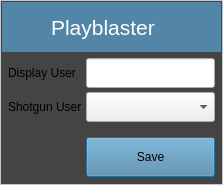
<?xml version="1.0" encoding="UTF-8"?>
<ui version="4.0">
 <class>Dialog</class>
 <widget class="QDialog" name="Dialog">
  <property name="geometry">
   <rect>
    <x>0</x>
    <y>0</y>
    <width>223</width>
    <height>185</height>
   </rect>
  </property>
  <property name="mouseTracking">
   <bool>true</bool>
  </property>
  <property name="windowTitle">
   <string>Playblaster Settings</string>
  </property>
  <property name="styleSheet">
   <string notr="true"/>
  </property>
  <layout class="QGridLayout" name="gridLayout_3">
   <property name="margin">
    <number>0</number>
   </property>
   <property name="spacing">
    <number>0</number>
   </property>
   <item row="0" column="0">
    <widget class="QFrame" name="windowMain">
     <property name="styleSheet">
      <string notr="true">QFrame {
    background-color:#444444;
	border-style: solid; 
	border: 1px solid #c5c7ca; 
	border-radius: 0px; 
}
</string>
     </property>
     <property name="frameShape">
      <enum>QFrame::StyledPanel</enum>
     </property>
     <property name="frameShadow">
      <enum>QFrame::Raised</enum>
     </property>
     <layout class="QGridLayout" name="gridLayout_12">
      <property name="margin">
       <number>1</number>
      </property>
      <property name="spacing">
       <number>0</number>
      </property>
      <item row="0" column="0">
       <widget class="QFrame" name="windowHeader">
        <property name="minimumSize">
         <size>
          <width>0</width>
          <height>50</height>
         </size>
        </property>
        <property name="maximumSize">
         <size>
          <width>16777215</width>
          <height>50</height>
         </size>
        </property>
        <property name="styleSheet">
         <string notr="true">QFrame {
    background-color:#5285a6;
    color: #FFFFFF;
	border: 0px; 
}
</string>
        </property>
        <property name="frameShape">
         <enum>QFrame::NoFrame</enum>
        </property>
        <property name="frameShadow">
         <enum>QFrame::Raised</enum>
        </property>
        <property name="lineWidth">
         <number>0</number>
        </property>
        <layout class="QGridLayout">
         <property name="margin">
          <number>5</number>
         </property>
         <property name="spacing">
          <number>4</number>
         </property>
         <item row="0" column="0">
          <widget class="QLabel" name="label_3">
           <property name="minimumSize">
            <size>
             <width>40</width>
             <height>40</height>
            </size>
           </property>
           <property name="maximumSize">
            <size>
             <width>40</width>
             <height>40</height>
            </size>
           </property>
           <property name="text">
            <string/>
           </property>
           <property name="pixmap">
            <pixmap>ico/settings.png</pixmap>
           </property>
           <property name="scaledContents">
            <bool>true</bool>
           </property>
          </widget>
         </item>
         <item row="0" column="3">
          <widget class="QPushButton" name="closeBtn">
           <property name="minimumSize">
            <size>
             <width>40</width>
             <height>40</height>
            </size>
           </property>
           <property name="maximumSize">
            <size>
             <width>40</width>
             <height>40</height>
            </size>
           </property>
           <property name="styleSheet">
            <string notr="true">QPushButton {
    background-color:#5285a6;
	border: 0px;
	border-radius: 20px; 
}
QPushButton::pressed {
    background-color:#3077a6;

}</string>
           </property>
           <property name="text">
            <string/>
           </property>
           <property name="icon">
            <iconset>
             <normaloff>ico/close.png</normaloff>ico/close.png</iconset>
           </property>
           <property name="iconSize">
            <size>
             <width>40</width>
             <height>40</height>
            </size>
           </property>
           <property name="autoDefault">
            <bool>false</bool>
           </property>
           <property name="flat">
            <bool>true</bool>
           </property>
          </widget>
         </item>
         <item row="0" column="1" colspan="2">
          <widget class="QLabel" name="label_2">
           <property name="font">
            <font>
             <pointsize>16</pointsize>
            </font>
           </property>
           <property name="text">
            <string>Playblaster</string>
           </property>
          </widget>
         </item>
        </layout>
       </widget>
      </item>
      <item row="1" column="0">
       <widget class="QFrame" name="windowContent">
        <property name="styleSheet">
         <string notr="true">QFrame {
    background-color:#444444;
	border: 0px; 
	border-radius: 0px; 
}
</string>
        </property>
        <property name="frameShape">
         <enum>QFrame::NoFrame</enum>
        </property>
        <property name="frameShadow">
         <enum>QFrame::Raised</enum>
        </property>
        <layout class="QGridLayout" name="gridLayout">
         <property name="margin">
          <number>6</number>
         </property>
         <property name="spacing">
          <number>4</number>
         </property>
         <item row="0" column="0">
          <widget class="QLabel" name="label">
           <property name="text">
            <string>Display User</string>
           </property>
          </widget>
         </item>
         <item row="3" column="1">
          <widget class="QPushButton" name="saveButton">
           <property name="minimumSize">
            <size>
             <width>0</width>
             <height>40</height>
            </size>
           </property>
           <property name="maximumSize">
            <size>
             <width>16777215</width>
             <height>40</height>
            </size>
           </property>
           <property name="styleSheet">
            <string notr="true">QPushButton {
    background-color:#5285a6;
}
</string>
           </property>
           <property name="text">
            <string>Save</string>
           </property>
           <property name="icon">
            <iconset>
             <normaloff>ico/done.png</normaloff>ico/done.png</iconset>
           </property>
           <property name="iconSize">
            <size>
             <width>36</width>
             <height>36</height>
            </size>
           </property>
           <property name="autoDefault">
            <bool>false</bool>
           </property>
           <property name="default">
            <bool>true</bool>
           </property>
          </widget>
         </item>
         <item row="0" column="1">
          <widget class="QLineEdit" name="displayUserEdit">
           <property name="minimumSize">
            <size>
             <width>0</width>
             <height>30</height>
            </size>
           </property>
           <property name="maximumSize">
            <size>
             <width>16777215</width>
             <height>30</height>
            </size>
           </property>
          </widget>
         </item>
         <item row="1" column="1">
          <widget class="QComboBox" name="shotgunUserCombo">
           <property name="minimumSize">
            <size>
             <width>0</width>
             <height>30</height>
            </size>
           </property>
           <property name="maximumSize">
            <size>
             <width>16777215</width>
             <height>30</height>
            </size>
           </property>
          </widget>
         </item>
         <item row="1" column="0">
          <widget class="QLabel" name="label_4">
           <property name="text">
            <string>Shotgun User</string>
           </property>
          </widget>
         </item>
         <item row="2" column="1">
          <spacer name="verticalSpacer">
           <property name="orientation">
            <enum>Qt::Vertical</enum>
           </property>
           <property name="sizeHint" stdset="0">
            <size>
             <width>20</width>
             <height>40</height>
            </size>
           </property>
          </spacer>
         </item>
        </layout>
       </widget>
      </item>
     </layout>
    </widget>
   </item>
  </layout>
 </widget>
 <tabstops>
  <tabstop>displayUserEdit</tabstop>
  <tabstop>shotgunUserCombo</tabstop>
  <tabstop>saveButton</tabstop>
  <tabstop>closeBtn</tabstop>
 </tabstops>
 <resources/>
 <connections>
  <connection>
   <sender>closeBtn</sender>
   <signal>released()</signal>
   <receiver>Dialog</receiver>
   <slot>accept()</slot>
   <hints>
    <hint type="sourcelabel">
     <x>590</x>
     <y>28</y>
    </hint>
    <hint type="destinationlabel">
     <x>309</x>
     <y>249</y>
    </hint>
   </hints>
  </connection>
 </connections>
</ui>
